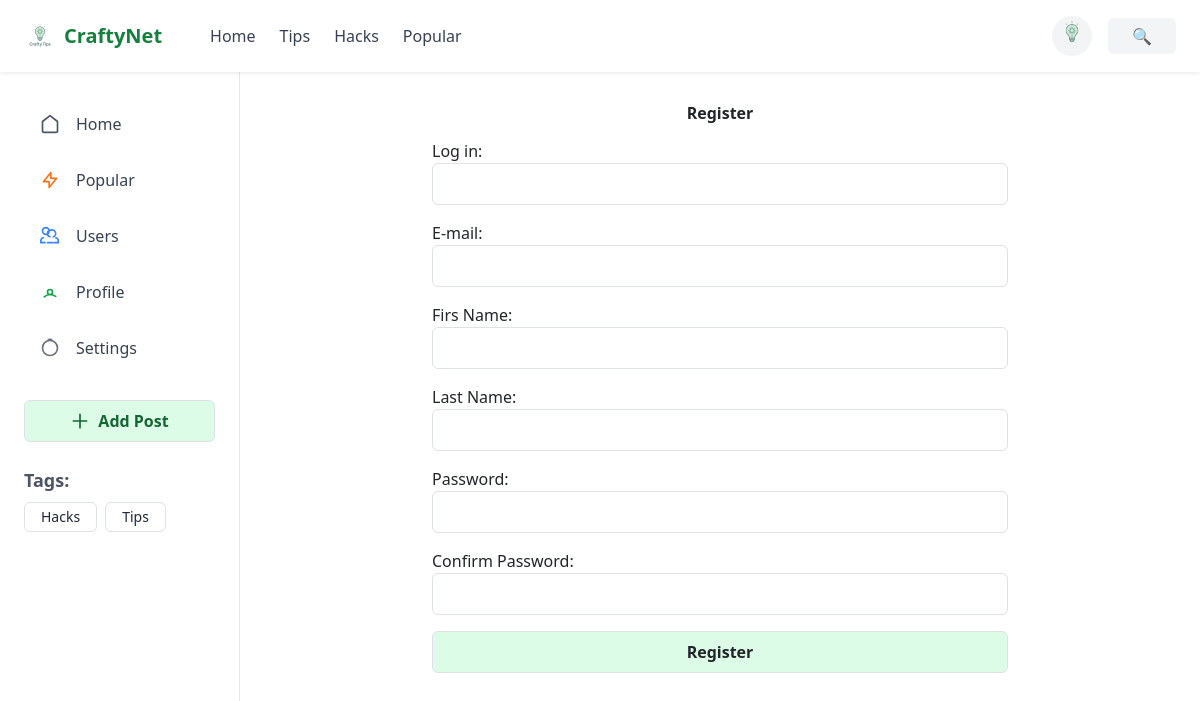
Screenshot of /users/register/ (signed in) with the database file from the repository.
### logr/models.py (models this page shows)
class User(AbstractUser):
    photo = models.ImageField(upload_to='static/users/%Y/%m/%d/', blank=True, null=True, verbose_name='Photo')

### homee/models.py (models this page shows, shortened)
class TagPost(models.Model):
    tag = models.CharField(max_length=255, db_index=True)
    slug = models.SlugField(max_length=255, unique=True, db_index=True)
    def get_absolute_url(self):
        return reverse('tag', kwargs={'tag_slug': self.slug})
    class Meta:
        verbose_name = "Tag"
        verbose_name_plural = "Tags"

### logr/views.py (the view)
# urls.py: path('register/', RegisterUser.as_view(), name='register'),
class RegisterUser(CreateView):
    form_class = RegisterUserForm
    template_name = 'register.html'
    success_url = reverse_lazy('users:register_done')

### homee/templatetags/custom_filters.py (called while the page is built)
@register.inclusion_tag('list_tags.html')
def get_all_tags():
    return {'tags': TagPost.objects.annotate(total=Count("tags")).filter(total__gt=0)}

### logr/templates/register.html (shortened to what this page needs)
{% extends 'base.html' %}
{% load custom_filters %}
{% block content %}
    <main class="flex-1 p-6">
        <form method="post" class="max-w-xl mx-auto space-y-4">
        <h1 class="text-center font-bold my-2"> Register </h1>
        {{ form.as_p }}
        <button type="submit" class="w-full border border-green-500 bg-green-100 font-semibold px-4 py-2 rounded focus:outline-none focus:ring-2 hover:bg-green-200 transition"> Register </button>
    </form>
    </main>
{% endblock %}

### templates/base.html (shortened to what this page needs)
{% load custom_filters %}
{% load static %}
<!DOCTYPE html>
<html>
<head>
    <script src="https://cdn.tailwindcss.com"></script>
    <link href="https://cdn.jsdelivr.net/npm/bootstrap@5.3.0/dist/css/bootstrap.min.css" rel="stylesheet">
</head>
<body>
    <div style='font-family: "Space Grotesk", "Noto Sans", sans-serif;'>
        <header class="w-full bg-white shadow-sm sticky top-0">
            <div class="w-full px-4 py-3 flex items-center justify-between">
                <div class="flex items-center space-x-12">
                    <div class="flex items-center space-x-2">
                        <a href="{% url 'home' %}">
                            <img src="{% static 'srcp/images/icon.png' %}" class="h-8 w-8">
                        </a>
                        <span class="text-xl font-bold text-green-700">
                            <a href="{% url 'home' %}">CraftyNet</a>
                        </span>
                    </div>
                    <nav class="hidden md:flex space-x-6 text-gray-700 font-medium">
                        <a href="{% url 'home' %}" class="hover:text-green-600">Home</a>
                        <a href="{% url 'cat' 'tips' %}" class="hover:text-green-600">Tips</a>
                        <a href="{% url 'cat' 'hacks' %}" class="hover:text-green-600">Hacks</a>
                        <a href="{% url 'popular' %}" class="hover:text-green-600">Popular</a>
                    </nav>
                </div>
                <div class="ml-auto flex items-center space-x-4">
                    {% if user.is_authenticated %}
                    <div class="relative">
                        <div id="userMenuButton" class="flex items-center bg-gray-100 hover:bg-gray-200 rounded-full text-sm font-medium cursor-pointer">
                            {% if user.photo %}
                                <p><img class="rounded-circle d-block mx-auto" width="40" src="{{ user.photo.url }}"></p>
                            {% else %}
                                <p><img class="rounded-circle d-block mx-auto" width="40" src="{% static '/users/default.png' %}"></p>
                            {% endif %}
                        </div>
                    </div>
                    {% endif %}
                    <button class="bg-gray-100 text-gray-800 font-semibold px-4 py-1.5 rounded-md hover:bg-gray-200">🔍</button>
                </div>
            </div>
        </header>
        <div class="flex h-screen">
            <aside class="w-60 min-h-screen bg-white border-r px-6 py-8">
                <nav class="space-y-4 text-gray-700 font-medium">
                    <a href="{% url 'home' %}" class="flex items-center gap-3 px-3 py-2 rounded-md hover:bg-gray-100 transition">
                        <svg xmlns="http://www.w3.org/2000/svg" class="h-5 w-5 text-gray-600" fill="none" viewBox="0 0 24 24" stroke="currentColor">
                            <path stroke-linecap="round" stroke-linejoin="round" stroke-width="2" d="M3 9l9-7 9 7v11a2 2 0 01-2 2H5a2 2 0 01-2-2z" />
                        </svg>
                        <span>Home</span>
                    </a>
                    <a href="{% url 'popular' %}" class="flex items-center gap-3 px-3 py-2 rounded-md hover:bg-gray-100 transition">
                        <svg xmlns="http://www.w3.org/2000/svg" class="h-5 w-5 text-orange-500" fill="none" viewBox="0 0 24 24" stroke="currentColor">
                            <path stroke-linecap="round" stroke-linejoin="round" stroke-width="2" d="M13 10V3L4 14h7v7l9-11h-7z" />
                        </svg>
                        <span>Popular</span>
                    </a>
                    <a href="{% url 'users' %}" class="flex items-center gap-3 px-3 py-2 rounded-md hover:bg-gray-100 transition">
                        <span>Users</span>
                    </a>
                    <a href="{% url 'users:profile' %}" class="flex items-center gap-3 px-3 py-2 rounded-md hover:bg-gray-100 transition">
                        <svg xmlns="http://www.w3.org/2000/svg" class="h-5 w-5 text-green-600" fill="none" viewBox="0 0 24 24" stroke="currentColor">
                            <path stroke-linecap="round" stroke-linejoin="round" stroke-width="2" d="M5.121 17.804A10.97 10.97 0 0112 15c2.485 0 4.77.83 6.879 2.22M15 12a3 3 0 11-6 0 3 3 0 016 0z" />
                        </svg>
                        <span>Profile</span>
                    </a>
                    <a href="{% url 'users:setting' %}" class="flex items-center gap-3 px-3 py-2 rounded-md hover:bg-gray-100 transition">
                        <svg xmlns="http://www.w3.org/2000/svg" class="h-5 w-5 text-gray-500" fill="none" viewBox="0 0 24 24" stroke="currentColor">
                            <path stroke-linecap="round" stroke-linejoin="round" stroke-width="2" d="M9.75 3a1.5 1.5 0 011.5-1.5h1.5A1.5 1.5 0 0114.25 3M21 12a9 9 0 11-18 0 9 9 0 0118 0z" />
                        </svg>
                        <span>Settings</span>
                    </a>
                </nav>
                <div class="mt-auto pt-8 max-w-xl mx-auto space-y-4">
                    <a href="{% url 'add_post' %}">
                        <button class="w-full flex items-center justify-center gap-2 border border-green-500 bg-green-100 text-green-800 font-semibold px-4 py-2 rounded-md hover:bg-green-200 transition">
                            <svg xmlns="http://www.w3.org/2000/svg" class="h-5 w-5 text-green-800" fill="none" viewBox="0 0 24 24" stroke="currentColor">
                                <path stroke-linecap="round" stroke-linejoin="round" stroke-width="2" d="M12 4v16m8-8H4" />
                            </svg>
                            Add Post
                        </button>
                    </a>
                </div>
                {% get_all_tags %}
            </aside>
            {% block content %}
            {% endblock %}
        </div>
    </div>
</body>
</html>

### homee/templates/list_tags.html
{% if tags %}
    <div class="mt-4">
        <h3 class="text-lg font-semibold mb-2 text-gray-600">Tags:</h3>
        <div class="flex flex-wrap gap-2">
            {% for i in tags %}
                <a href="{{ i.get_absolute_url }}"
                   class="px-3 py-1 text-sm text-gray-800 border border-gray-400 rounded hover:bg-gray-200 transition">
                    {{ i.tag }}
                </a>
            {% endfor %}
        </div>
    </div>
{% endif %}

### rows the page displays
User: photo (picture)
TagPost: tag "Hacks"
TagPost: tag "Tips"
